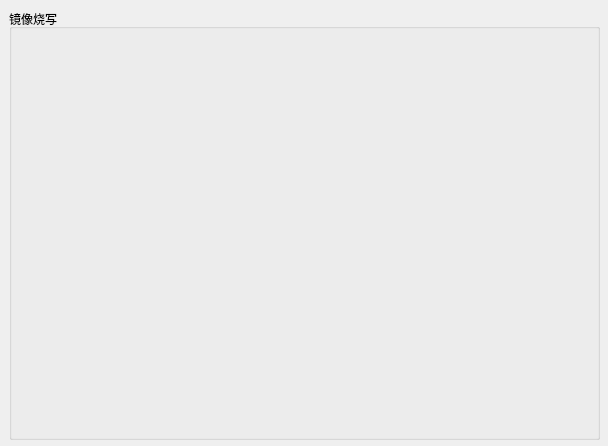
<?xml version="1.0" encoding="UTF-8"?>
<ui version="4.0">
 <class>DownloadTool</class>
 <widget class="QWidget" name="DownloadTool">
  <property name="geometry">
   <rect>
    <x>0</x>
    <y>0</y>
    <width>608</width>
    <height>446</height>
   </rect>
  </property>
  <property name="minimumSize">
   <size>
    <width>240</width>
    <height>160</height>
   </size>
  </property>
  <property name="windowTitle">
   <string>烧写工具</string>
  </property>
  <widget class="QGroupBox" name="groupBox">
   <property name="geometry">
    <rect>
     <x>9</x>
     <y>9</y>
     <width>591</width>
     <height>431</height>
    </rect>
   </property>
   <property name="title">
    <string>镜像烧写</string>
   </property>
  </widget>
 </widget>
 <resources/>
 <connections/>
</ui>
